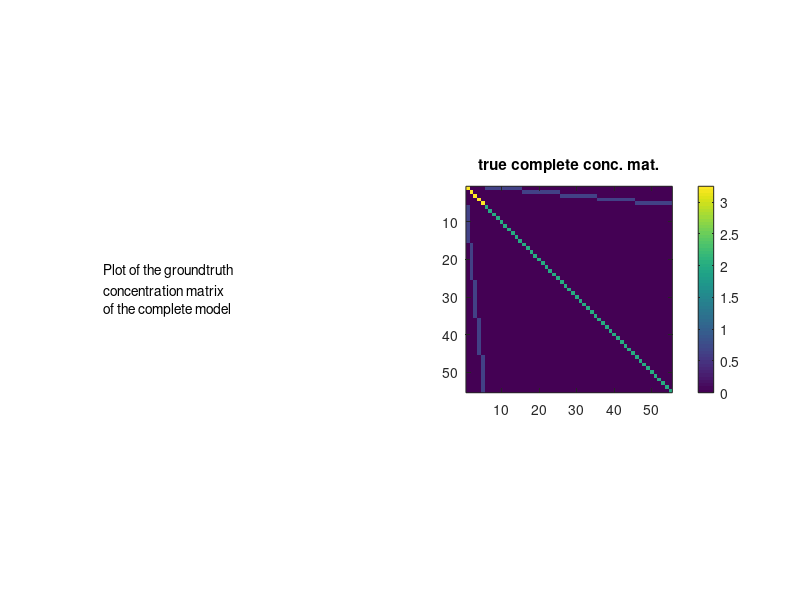
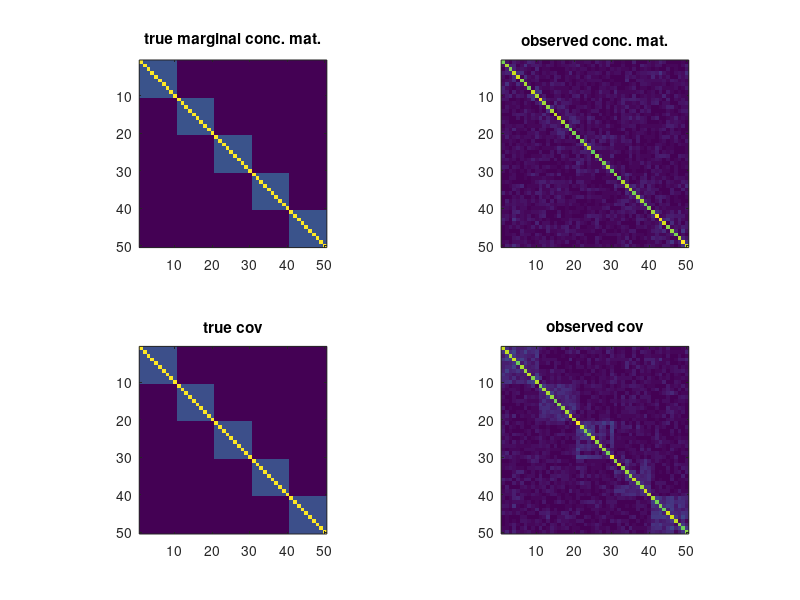

These figures' MATLAB source, in order:
% Toy example
% with three blocks of size 5

clear all; clc; close all;
%% settings

n=500; % number of samples

k=10;  %size of the block
B=5;   %nb of blocks

pl=B; % number of latept variables
po=k*B;% number of observed variables

pt=po+pl;
sigma2l=.8;
sigma2lo=.5;
scale=1/sqrt(k);

% slo=.2; % level of sparsity on latent-observed block of conceptration mat
% soo=.2; % level of sparsity on latent-observed block of conceptration mat
Doo=eye(po)/sigma2lo;
Dol=zeros(po,pl);
for i=1:B
    i1=k*(i-1)+1;
    i2=i1+k-1;
    Dol(i1:i2,i)=ones(k,1);
end
Dol=-Dol*scale/sigma2lo;
Dll=eye(pl)*(1/sigma2l+k*scale^2/sigma2lo);

%% construction of the conceptration matrix
Dfull=zeros(pt);
Dfull(1:pl,1:pl)=Dll;
Dfull((pl+1):pt,(pl+1):pt)=Doo;
Dfull(1:pl,(pl+1):pt)=Dol';
Dfull((pl+1):pt,1:pl)=Dol;

Dfull=.5*(Dfull+Dfull');
Dmargo=Doo-Dol*Dol';


descr = {'Plot of the groundtruth '
    'concentration matrix';
    'of the complete model'};

figure(1);clf;
subplot(1,2,1)
axis off;
text(0,.5,descr)
pbaspect([1 1 1]);
subplot(1,2,2)
imagesc(abs(Dfull));
colorbar;
pbaspect([1 1 1]);
title('true complete conc. mat.');

if eigs(Dfull,1,'sa')<0
    error('The conceptration matrix of the complete model is not PSD \n')
end

%% sampling data
mu=zeros(1,pt); % vector of means
Xfull=mvnrnd(mu, inv(Dfull), n)';
X=Xfull((pl+1):pt,:);
S=cov(X');
% S=inv(Dmargo);

%% plotting

figure(2);clf;
subplot(2,2,1);
imagesc(abs(Dmargo));
pbaspect([1 1 1]);
title('true marginal conc. mat.');
subplot(2,2,2);
imagesc(abs(inv(S)));
pbaspect([1 1 1]);
title('observed conc. mat.');
subplot(2,2,3);
imagesc(abs(inv(Dmargo)));
pbaspect([1 1 1]);
title('true cov');
subplot(2,2,4);
imagesc(abs(S));
pbaspect([1 1 1]);
title('observed cov');


 